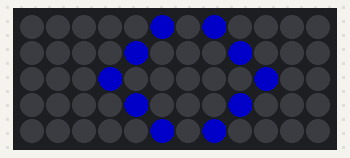
Recording of a sketch running on a simulated Arduino Uno, built with avr-gcc and run on an emulated ATmega328P. Shown: 12×5 RGB LED matrix (first LED top left, wired row by row). Dim RGB values are drawn brighter than linear; random numbers use the default seed unless the sketch sets one.

Above: at 0.4 s.
At 4.5 s:
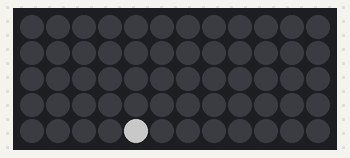
At 9.5 s:
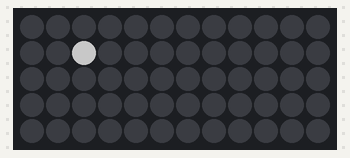
At 16.2 s:
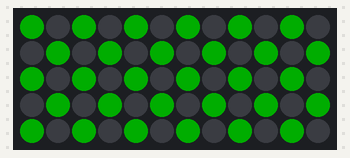
At 24.5 s:
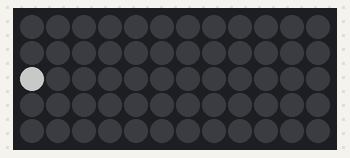
At 37.9 s:
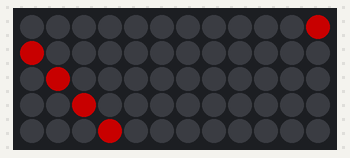

Measured:
- what the display in image 0 shows lasts 0.6 s, from 0.3 s to 0.9 s

The sketch:

Design2.ino
```cpp
#include <FastLED.h>

//	Expanding Circle: LEDs light up in a circular pattern that expands outward.
//	Rings: Concentric rings moving outward.
//	Wave Pattern: A ripple effect going across the matrix.
//	Sparkling Stars: Random sparkling lights to mimic a twinkling effect.

#define NUM_LEDS 60              // Total number of LEDs (5 rows x 12 LEDs)
#define DATA_PIN 6               // Pin connected to the Data In of the first LED strip
#define BRIGHTNESS 100           // Brightness of the LEDs
#define ROWS 5                   // Number of rows in the matrix
#define COLUMNS 12               // Number of columns in the matrix
#define DELAY_TIME 100           // Delay between pattern updates

CRGB leds[NUM_LEDS];

// Zigzag mapping: Convert (x, y) coordinates to LED index
int XY(int x, int y) {
  if (y % 2 == 0) {
    return (y * COLUMNS) + x;  // Even rows: left to right
  } else {
    return (y * COLUMNS) + (COLUMNS - 1 - x);  // Odd rows: right to left
  }
}

void setup() {
  FastLED.addLeds<WS2812B, DATA_PIN, GRB>(leds, NUM_LEDS);
  FastLED.setBrightness(BRIGHTNESS);
}

void loop() {
  expandingCircle(CRGB::Blue);
  delay(500);
  rings(CRGB::Green);
  delay(500);
  wavePattern(CRGB::Red);
  delay(500);
  sparklingStars();
  delay(500);
}

// Expanding Circle Effect
void expandingCircle(CRGB color) {
  int centerX = COLUMNS / 2;
  int centerY = ROWS / 2;

  for (int radius = 0; radius < 4; radius++) {
    FastLED.clear();
    for (int y = 0; y < ROWS; y++) {
      for (int x = 0; x < COLUMNS; x++) {
        int distance = abs(centerX - x) + abs(centerY - y);
        if (distance == radius) {
          leds[XY(x, y)] = color;
        }
      }
    }
    FastLED.show();
    delay(DELAY_TIME);
  }
}

// Rings Effect
void rings(CRGB color) {
  for (int radius = 0; radius < 3; radius++) {
    FastLED.clear();
    for (int y = 0; y < ROWS; y++) {
      for (int x = 0; x < COLUMNS; x++) {
        int distance = (x + y) % 2 + radius;  // Alternate ring effect
        if (distance % 2 == 0) {
          leds[XY(x, y)] = color;
        }
      }
    }
    FastLED.show();
    delay(DELAY_TIME);
  }
}

// Wave Pattern Effect
void wavePattern(CRGB color) {
  for (int phase = 0; phase < COLUMNS; phase++) {
    FastLED.clear();
    for (int y = 0; y < ROWS; y++) {
      int xPos = (y + phase) % COLUMNS;  // Offset by row to create wave
      leds[XY(xPos, y)] = color;
    }
    FastLED.show();
    delay(DELAY_TIME);
  }
}

// Sparkling Stars Effect
void sparklingStars() {
  FastLED.clear();
  for (int i = 0; i < 20; i++) {  // Sparkle effect for 20 cycles
    int ledIndex = random(NUM_LEDS);
    leds[ledIndex] = CRGB::White;  // Random LED turns white
    FastLED.show();
    delay(50);
    leds[ledIndex] = CRGB::Black;  // Turn it off
  }
}
```
